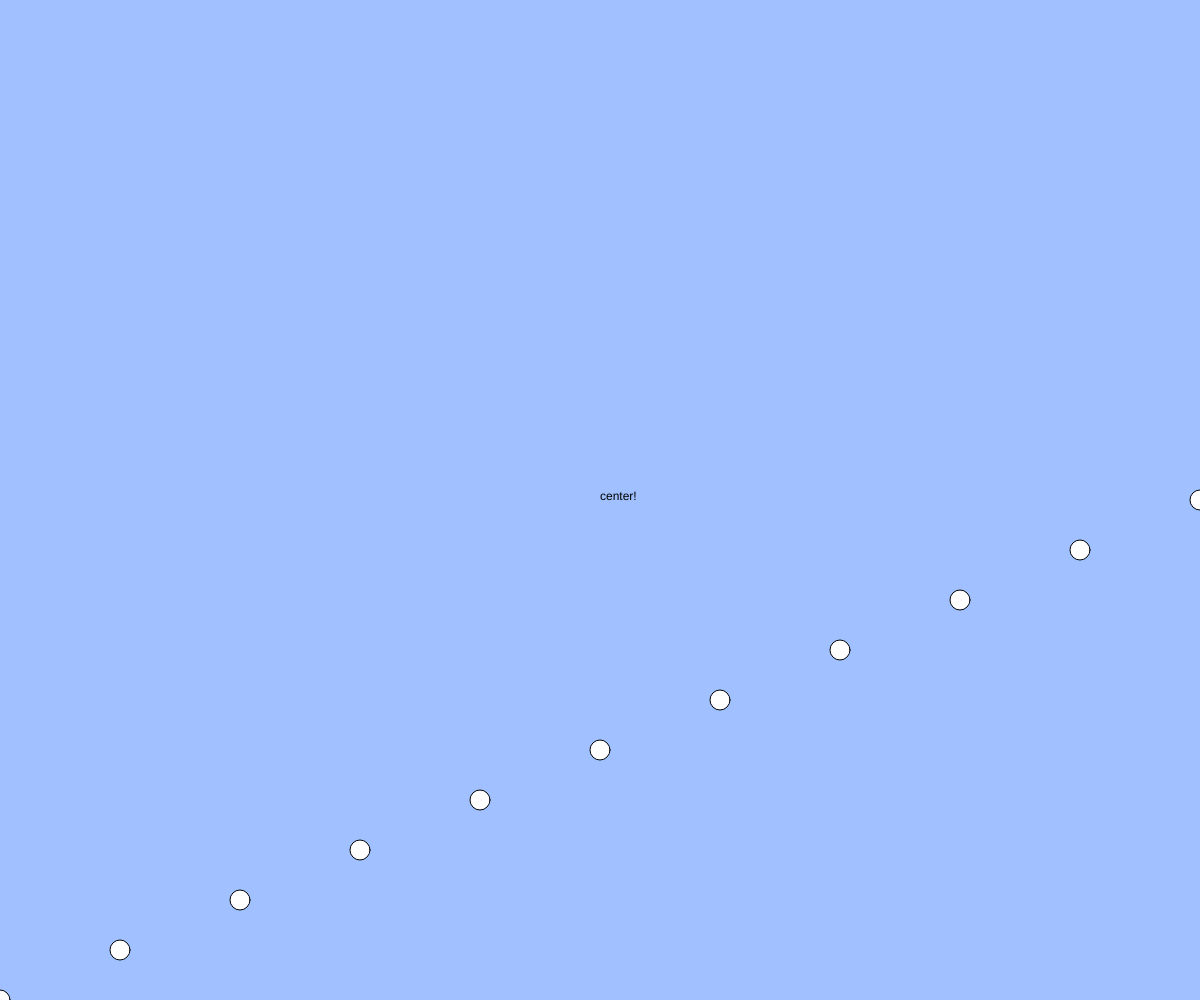
Frame 1 (no input)
Frame 60 (no input): identical to frame 1, image omitted
Frame 120 (the mouse pressed at the canvas centre since frame 60): identical to frame 1, image omitted

The p5.js sketch that drew this single still picture (run headless with seeded random() and noise() and a simulated clock; from frame 60 on, the mouse is pressed at the canvas centre):

// p5.js sketch
// ── sketch.js
// テキスト「リサイズするプログラムを作る」
function setup(){
  createCanvas(windowWidth, windowHeight);
}

function windowResized(){
  resizeCanvas(windowWidth, windowHeight);
}

function draw(){
  background(160, 192, 255);
  for(let i = 0; i < 20; i++){
    ellipse(width * i / 10, height * (20 - i) / 20, 20);
  }
  text("center!", width * 0.5, height * 0.5);
}
